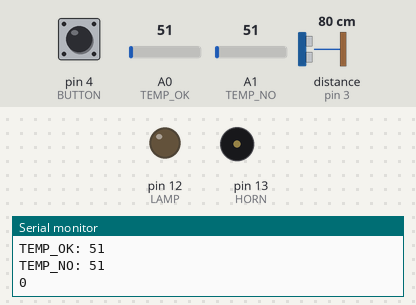
The sketch below on a simulated Arduino Uno, built with avr-gcc and run on an emulated ATmega328P. Shown: output pins drawn as LEDs (lit = HIGH), buzzer (waves = sounding), the last lines printed to the serial monitor. Wiring (inferred from the names in the program): ultrasonic range finder: trigger pin 2; echo pin 3. Inputs (shaded band) come from the test bench; at power-on: pin 4 (BUTTON) LOW, A0 (TEMP_OK) = 51, A1 (TEMP_NO) = 51, distance to the obstacle (sensor on pin 3) 80 cm. The echo pulse lasts 58.3 µs per cm; pins used as bus, display or sensor lines are not drawn.

Above: at 1.2 s.
1.3 s: pin 4 (BUTTON) pulled HIGH for 0.15 s
At 2.6 s:
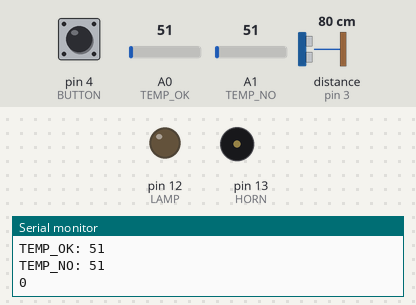
2.9 s: pin 4 (BUTTON) pulled HIGH for 3.2 s
At 4.0 s:
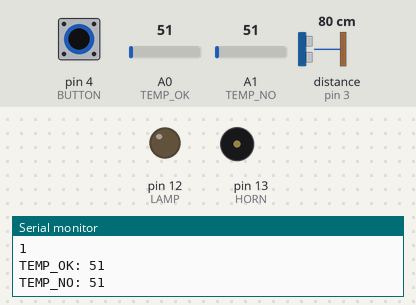
7.6 s: pin 4 (BUTTON) driven HIGH
At 8.7 s:
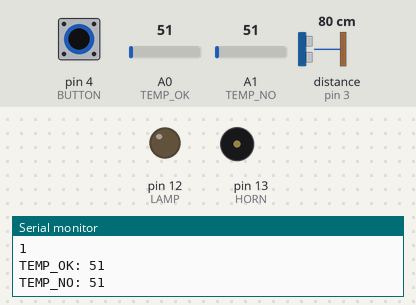
10.6 s: A0 (TEMP_OK) set to 91
12.1 s: A0 (TEMP_OK) set to 110
13.6 s: A1 (TEMP_NO) set to 94
16.6 s: A1 (TEMP_NO) set to 105
Timing chart, 0 to 19.6 s (numbered marks = the images above; inputs shaded):
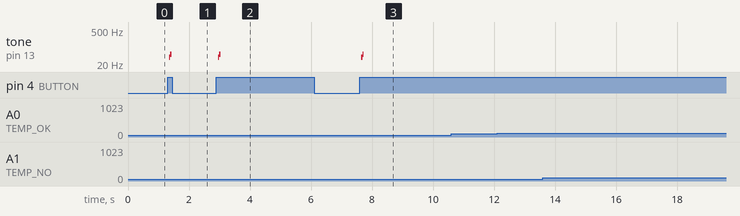

Measured:
- after the input at 1.3 s, tone on pin 13 (HORN): silent → 38 Hz after 0.05 s, → 50 Hz 0.04 s later, → silent 0.04 s later
- after the input at 2.9 s, tone on pin 13 (HORN): silent → 38 Hz after 0.05 s, → 50 Hz 0.04 s later, → silent 0.04 s later
- after the input at 7.6 s, tone on pin 13 (HORN): silent → 38 Hz after 0.05 s, → 50 Hz 0.04 s later, → silent 0.04 s later

The sketch:

GATE.ino
```cpp
#define TEMP_OK A0
#define TEMP_NO A1
#define SONAR_TRIG 2
#define SONAR_ECHO 3
#define HORN 13
#define BUTTON 4
#define LAMP 12

bool infinite = false;
bool tempOK = false;
bool tempNO = false;

void setup() {
  Serial.begin(9600);

  pinMode(SONAR_TRIG, OUTPUT);
  pinMode(SONAR_ECHO, INPUT);
  pinMode(HORN, OUTPUT);
  pinMode(BUTTON, INPUT);
  pinMode(LAMP, OUTPUT);

  hornDown();
}

void loop() {
  if (!infinite) {
    Serial.print("TEMP_OK: ");
    Serial.println(analogRead(TEMP_OK));

    Serial.print("TEMP_NO: ");
    Serial.println(analogRead(TEMP_NO));

    Serial.println(digitalRead(BUTTON));

    check();
  } else {
    hornUp();

    if (digitalRead(BUTTON) == HIGH) {
      infinite = false;
      hornDown();
    }
  }
}

void fireUp() {
  if (tempNO) {
    hornUp();
    delay(5000);
    tempNO = false;
  }

  if (tempOK) {
    bool walk = false;
    digitalWrite(LAMP, HIGH);

    while (true) {
      float dis = sonarUp();
      Serial.print("DISTANCE: ");
      Serial.println(dis);

      if ((dis < 150)) {
        Serial.println("WALKING...");
        walk = true;
      } else {
        if (walk) {
          break;
        }
      }
    }

    delay(450);
    tempOK = false;
    digitalWrite(LAMP, LOW);
  }

  if (sonarUp() < 150) {
    //    if (tempOK) {
    //      while (sonarUp() < 10) {
    //        Serial.println("WALKING...");
    //      }
    //      delay(350);
    //      tempOK = false;
    //    }

    if ((analogRead(TEMP_OK) < 500) && (analogRead(TEMP_NO) < 500)) {
      infinite = true;
      return;
    }
  }

  hornDown();
}

void check() {
  if (analogRead(TEMP_OK) > 500) {
    tempOK = true;
  }

  if (analogRead(TEMP_NO) > 500) {
    tempNO = true;
  }

  fireUp();
}

void hornUp() {
  digitalWrite(HORN, LOW);
}

void hornDown() {
  digitalWrite(HORN, HIGH);
}

float sonarUp() {
  digitalWrite(SONAR_TRIG, LOW);
  delayMicroseconds(2);
  digitalWrite(SONAR_TRIG, HIGH);
  delayMicroseconds(10);
  digitalWrite(SONAR_TRIG, LOW);

  float duration = pulseIn(SONAR_ECHO, HIGH);
  float distance = (duration * .0343) / 2;

  return distance;
}
```
